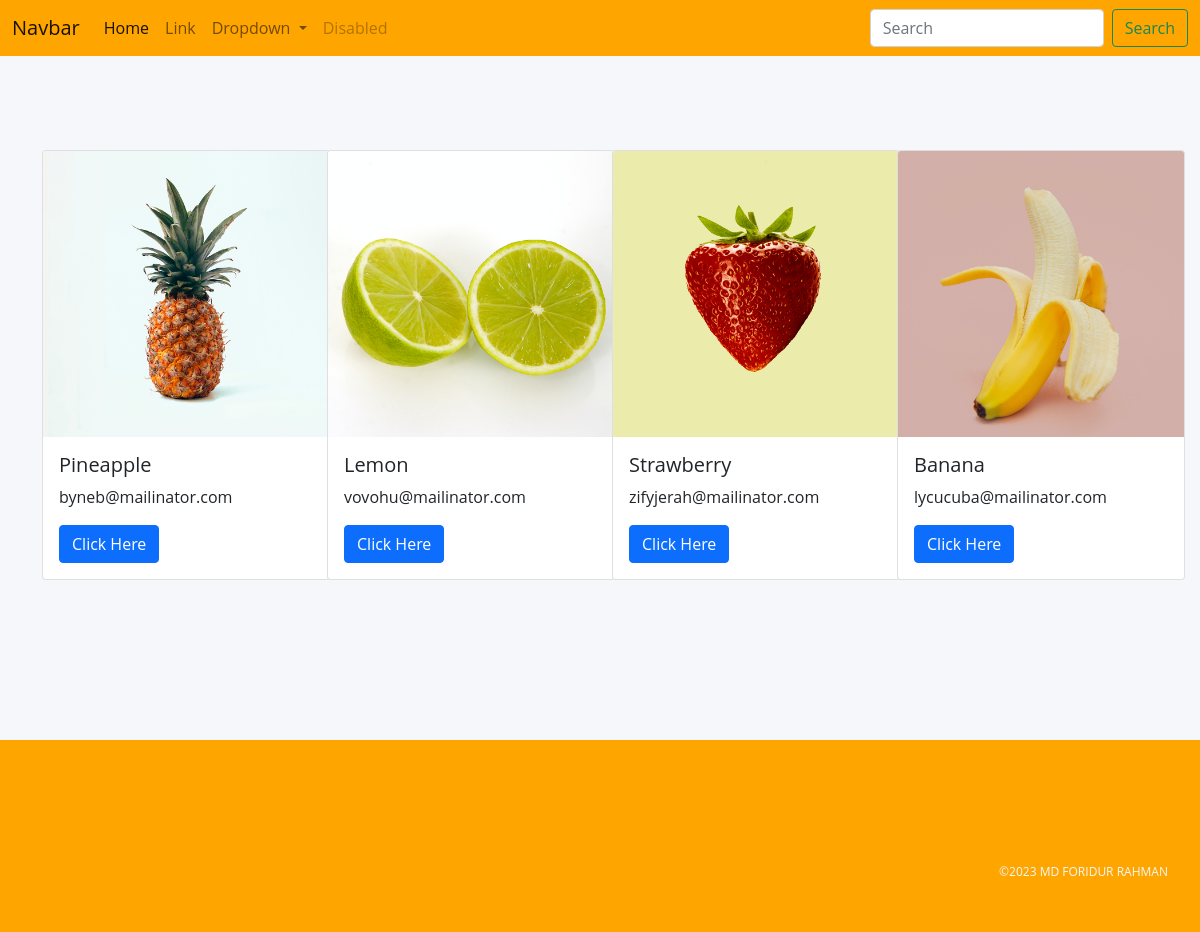
The page / on the database its author committed.
### cruds_app/models.py (models this page shows, shortened)
class profile(models.Model):
    name = models.CharField(max_length=50)
    image = models.ImageField(upload_to='images')
    address = models.TextField()
    number = models.TextField()
    email = models.EmailField(max_length=30)

### cruds_app/views.py (the view)
# urls.py: path('', home, name='home')
def home(request):
    prof = profile.objects.all()
    return render(request, 'index.html', {'prof': prof})

### templates/index.html (shortened to what this page needs)
<!DOCTYPE html>
<html>
    <head>
        <link rel="stylesheet" href="">
        <link href="https://cdn.jsdelivr.net/npm/bootstrap@5.0.2/dist/css/bootstrap.min.css" rel="stylesheet">
    </head>
    <body>
        <nav class="navbar navbar-expand-lg fixed-top nav navbar-light" style="background-color: #FFA500;">
            <div class="container-fluid">
              <a class="navbar-brand" href="#">Navbar</a>
              <div class="collapse navbar-collapse" id="navbarSupportedContent">
                <ul class="navbar-nav me-auto mb-2 mb-lg-0">
                  <li class="nav-item">
                    <a class="nav-link active" aria-current="page" href="#">Home</a>
                  </li>
                  <li class="nav-item">
                    <a class="nav-link" href="#">Link</a>
                  </li>
                  <li class="nav-item dropdown">
                    <a class="nav-link dropdown-toggle" href="#" id="navbarDropdown" role="button" data-bs-toggle="dropdown" aria-expanded="false">
                      Dropdown
                    </a>
                  </li>
                  <li class="nav-item">
                    <a class="nav-link disabled" href="#" tabindex="-1" aria-disabled="true">Disabled</a>
                  </li>
                </ul>
                <form class="d-flex">
                  <input class="form-control me-2" type="search" placeholder="Search" aria-label="Search">
                  <button class="btn btn-outline-success" type="submit">Search</button>
                </form>
              </div>
            </div>
          </nav>
          <div class='container'>
            <div class='row'>
                {% for i in prof %}
                <div class='col-lg-3'>
                    <div class="card" style="width: 18rem; margin-top:150px">
                        <img class="card-img-top" src="{{i.image.url}}" alt="Card image cap">
                        <div class="card-body">
                          <h5 class="card-title">{{i.name}}</h5>
                          <p class="card-text">{{i.email}}</p>
                          <a href="#" class="btn btn-primary">Click Here</a>
                        </div>
                      </div>
                </div>
                {% endfor %}
            </div>
          </div>
<div class="footer">
  <div class="content">
    <div>
    </div>
    <div><a class="image" href="https://codepen.io/z-" target="_blank" style="background-image: url(&quot;https://s3-us-west-2.amazonaws.com/s.cdpn.io/199011/happy.svg&quot;)"></a>
      <p>©2023 MD FORIDUR RAHMAN</p>
    </div>
  </div>
</div>
    </body>
</html>

### rows shown on the page
profile: image (picture), name "Pineapple", email "byneb@mailinator.com"
profile: image (picture), name "Lemon", email "vovohu@mailinator.com"
profile: image (picture), name "Strawberry", email "zifyjerah@mailinator.com"
profile: image (picture), name "Banana", email "lycucuba@mailinator.com"
